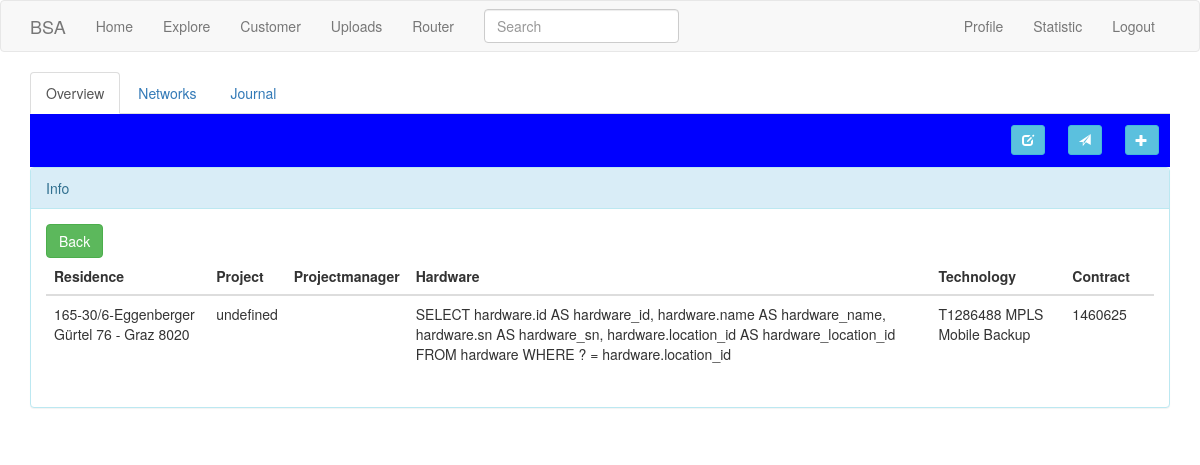
Screenshot of /contract/1 (signed in) with the database file from the repository.
### app/models.py (models this page shows, shortened)
class SearchableMixin(object):
    @classmethod
    def before_commit(cls, session):
        session._changes = {
            'add': list(session.new),
            'update': list(session.dirty),
            'delete': list(session.deleted)
        }
    @classmethod
    def after_commit(cls, session):
        for obj in session._changes['add']:
            if isinstance(obj, SearchableMixin):
                add_to_index(obj.__tablename__, obj)
        for obj in session._changes['update']:
            if isinstance(obj, SearchableMixin):
                add_to_index(obj.__tablename__, obj)
        for obj in session._changes['delete']:
            if isinstance(obj, SearchableMixin):
                remove_from_index(obj.__tablename__, obj)
        session._changes = None

class Location(db.Model, SearchableMixin):
    __searchable__ = ['contract']
    customer_id=db.Column(db.Integer, db.ForeignKey('customer.id'))
    id = db.Column(db.Integer, primary_key=True)
    residence = db.Column(db.String(140))
    technology = db.Column(db.String(140))
    project= db.Column(db.String(140))
    projectmanager=db.Column(db.String(140))
    hardware= db.relationship('Hardware', backref='location' , lazy='dynamic')
    networks= db.relationship('Network', backref='location' , lazy='dynamic')
    contract= db.Column(db.String(140))
    contact=db.Column(db.String(140))
    sid= db.Column(db.String(140))
    matchcode= db.Column(db.String(140))
    seller= db.Column(db.String(140))
    dependencies=db.relationship('Contract', backref='location' , lazy='dynamic')
    infos=db.relationship("Info", secondary="basket", backref='locations')

### app/main/routes.py (the view, shortened to what this page needs)
@bp.route('/contract/<id>',methods=['GET', 'POST'])
@login_required
def contract(id):
    form=NetworkForm()
    form_del=DeleteForm()
    form_info=InfoForm()
    form_remove=RemoveForm()
    contract=Location.query.get(id)
    if form_remove.validate_on_submit():
        if form_remove.remove.data:
            info=Info.query.get(form_remove.id_rem.data)
            contract.remove_info(info)
            db.session.commit()
            return redirect(url_for('main.contract',id=contract.id))
    if form_del.validate_on_submit():
        if form_del.delete.data:
            print('form validate')
            id=form_del.id_del.data
            delete(Network,id)
            return redirect(url_for('main.contract',id=contract.id))
    location=Location.query.get(id)
    infos_t=location.infos
    return render_template('contract.html', contract=contract, form=form, form_del=form_del, form_info=form_info, infos_t=infos_t, form_remove=form_remove)

### app/main/forms.py
class SearchForm(FlaskForm):
    q = StringField(_l('Search'), validators=[DataRequired()])
    def __init__(self, *args, **kwargs):
        if 'formdata' not in kwargs:
            kwargs['formdata'] = request.args
        if 'csrf_enabled' not in kwargs:
            kwargs['csrf_enabled'] = False
        super(SearchForm, self).__init__(*args, **kwargs)

class NetworkForm(FlaskForm):
    locid=StringField(_l('ID'))
    name=StringField(_l('Name'))
    network=StringField(_l('Network'))
    fromip=StringField(_l('From'))
    toip=StringField(_l('To'))
    gateway=StringField(_l('Gateway'))
    subnet=StringField(_l('Subnet'))
    cdir=StringField(_l('Cdir'))
    vip =StringField(_l('Vip'))
    submit = SubmitField(_l('Submit'))

### app/main/routes.py (called while the page is built)
@bp.before_request
def before_request():
    if current_user.is_authenticated:
        current_user.last_seen = datetime.utcnow()
        db.session.commit()
        g.search_form = SearchForm()
    g.locale = str(get_locale())

### app/models.py (called while the page is built)
    @login.user_loader
    def load_user(id):
        return User.query.get(int(id))

### app/templates/contract.html (shortened to what this page needs)
{% extends "base.html" %}
{% import 'bootstrap/wtf.html' as wtf %}
{% block app_content %}
<link rel="stylesheet" type="text/css" href="{{ url_for('static', filename='css/style.css') }}">
<ul class="nav nav-tabs">
  <li class="nav-item active">
    <a class="nav-link active"  id="Overview-tab" data-toggle="tab" href="#Overview" role="tab" aria-controls="home" aria-selected="true">Overview</a>
  </li>
  <li class="nav-item">
    <a class="nav-link active" id="Networks-tab" data-toggle="tab" href="#Networks" role="tab" aria-controls="home" aria-selected="true">Networks</a>
  </li>
  <li class="nav-item">
    <a class="nav-link" href="#">Journal</a>
  </li>
</ul>
<div class="tab-content" id="TabContent" class="active" >
<div class="tab-pane active in " id="Overview" role="tabpanel" aria-labelledby="Overview-tab">
{% include '_contract_overview.html' %}
</div>
{% include '_contract_networks.html' %}
</div>
{% endblock %}

### app/templates/_contract_overview.html (shortened to what this page needs)
<div id="flex-container-button" class="flex-container">
<div id="flex-item-button" class="flex-item">
<div><a href="javascript: edit_row({{contract.id}});" class="btn btn-info btn-sm" id="edit_button{{contract.id}}">
          <span class="glyphicon glyphicon-edit"></span></a>
        </div> </div>
<div id="flex-item-button2" class="flex-item">
  <button id="router_todo" onclick="router_todo( {{contract.id}} )"  type="button" class="btn btn-info btn-sm " >
<span class="glyphicon glyphicon-send"></span></button></div>
<div id="flex-item-button3" class="flex-item">
<button type="button" class="btn btn-info btn-sm"  data-toggle="modal" data-target="#myModal-info">
<span class="glyphicon glyphicon-plus"></span>
</button>
</div>
</div>
<div class="panel panel-info">
<div class="panel-heading">Info</div>
<div class="panel-body">
<a class="btn btn-success" href="{{ url_for('main.customersu',customername=contract.customer.name) }}">Back</a>
<table class="table  table-responsive">
  <thead>
    <tr>
      <th scope="col">Residence</th>
      <th scope="col"> Project</th>
      <th scope="col">Projectmanager</th>
      <th scope="col">Hardware</th>
      <th scope="col">Technology</th>
      <th scope="col">Contract</th>
      <th scope="col"></th>
    </tr>
  </thead>
  <tbody>
  	<tr>
      <td id="residence_contract">{{contract.residence}}</td>
      <td id="project_contract">{{contract.project}}</td>
      <td id="projectmanager_contract">{{contract.projectmanager}}</td>
      <td id="hardware_contract">{{contract.hardware}}</td>
      <td id="technology_contract">{{contract.technology}}</td>
      <td id="contract_contract">{{contract.contract}}</td>
  	</tr>
</tbody>
</table>
</div>
</div>

### app/static/css/style.css (style rules this page uses)
.flex-container { display: flex; background: blue; align-content: space-around; align-items: flex-start; flex-direction: row; flex-wrap: wrap; }
.flex-item { align-content: space-around; margin: 1%; }
#flex-container-button.flex-container { justify-content: flex-end; }

### rows the page displays
Location: residence "165-30/6-Eggenberger Gürtel 76 - Graz 8020", project "undefined", technology "T1286488 MPLS Mobile Backup", contract "1460625"

### other values shown
{{ contract.hardware }} "SELECT hardware.id AS hardware_id, hardware.name AS hardware_name, hardware.sn AS hardware_sn, hardware.location_id AS hardware_location_id FROM hardware WHERE ? = hardware.location_id"
